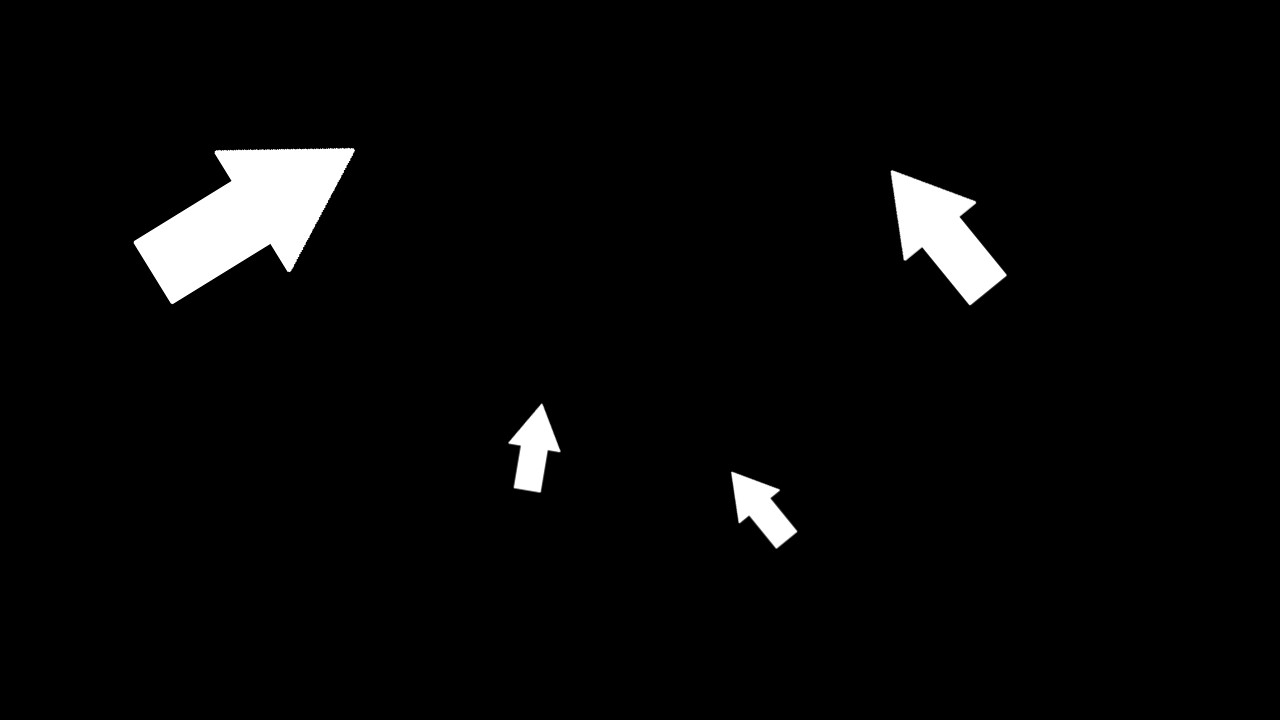
#> input picture blob detection/testImg.jpg, 1280 x 720 px
$ python blob.py
#> lines starting #> are read from the running program, lines starting #| are printed output that depends on the picture; after the words box and inside, x2 and y2 are one past the last pixel; in counts of white or black regions, pixels touching at a corner belong together
import numpy as np
import cv2
import math
import time

print(time.time())
# read image
img = cv2.imread("testImg.jpg")
#> img is the input picture: shape (720, 1280, 3); min 0, max 255, mean 8.3

# convert to grayscale
gray=cv2.cvtColor(img,cv2.COLOR_BGR2GRAY)

# apply Gaussian Blur
#smoothed = cv2.GaussianBlur(gray, (0,0), sigmaX=9, sigmaY=9, borderType = cv2.BORDER_DEFAULT)
smoothed = cv2.bitwise_not(gray)
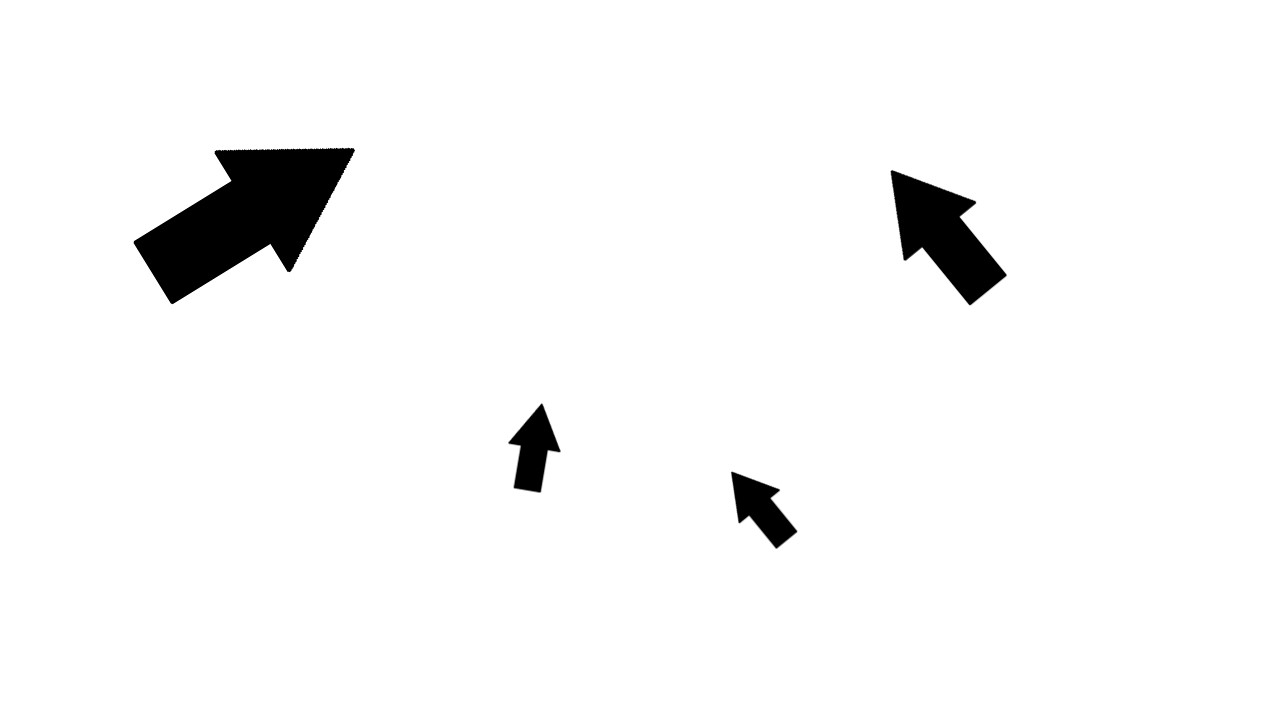
#> smoothed: shape (720, 1280); min 0, max 255, mean 246.7

# do adaptive threshold on gray image
thresh = cv2.adaptiveThreshold(smoothed, 255, cv2.ADAPTIVE_THRESH_MEAN_C, cv2.THRESH_BINARY, 65, 10)
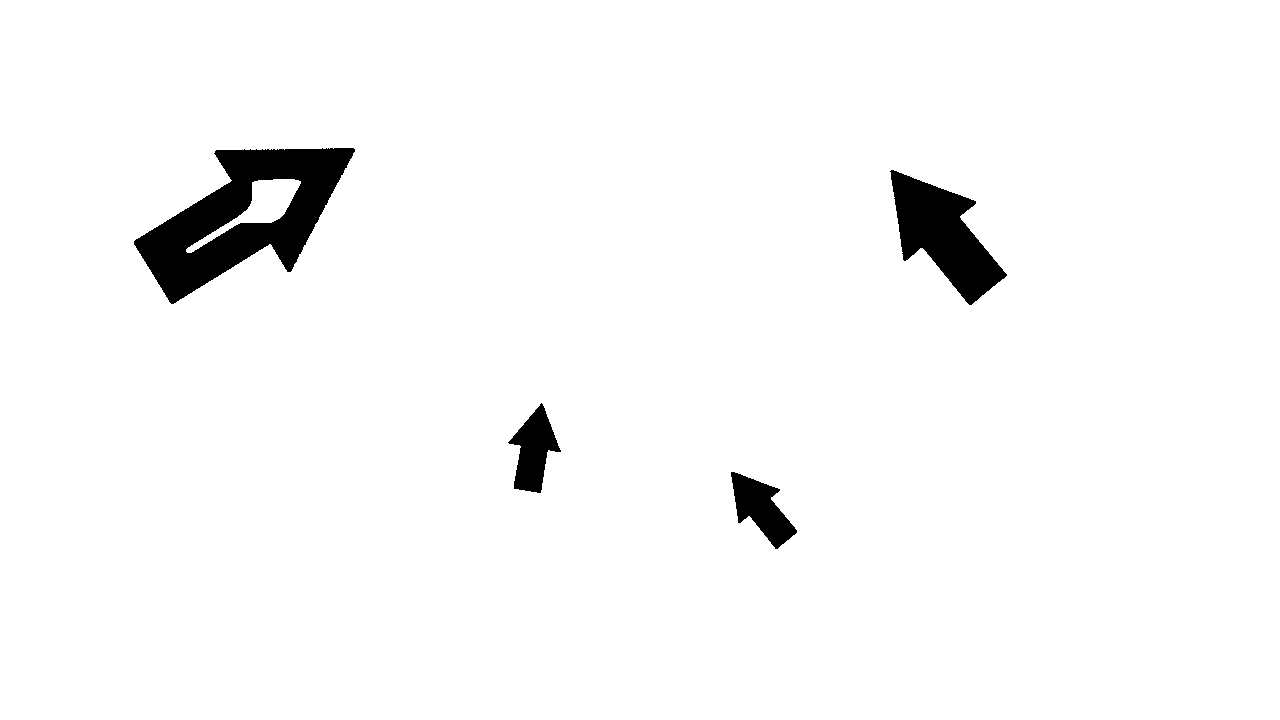
#> thresh: shape (720, 1280); 97% white; 4 black regions, box (x1, y1, x2, y2) and area: (134, 148, 355, 304) 15346, (890, 170, 1007, 305) 7471, (731, 472, 797, 549) 2459, (508, 403, 561, 493) 2453
#thresh = cv2.bitwise_not(thresh)

cv2.imshow("Threshold", thresh)
cv2.waitKey(0)
cv2.destroyAllWindows()

# Set up the SimpleBlobdetector with default parameters.
params = cv2.SimpleBlobDetector_Params()

# Change thresholds
params.minThreshold = 0
params.maxThreshold = 256

# Filter by Area.
params.filterByArea = False
params.minArea = 30
params.maxArea = 10000

# Filter by Color (black=0)
params.filterByColor = True
params.blobColor = 0

# Filter by Circularity
params.filterByCircularity = False
params.minCircularity = 0.5
params.maxCircularity = 1


# Filter by Convexity
params.filterByConvexity = False
params.minConvexity = 0.5
params.maxConvexity = 1

# Filter by InertiaRatio
params.filterByInertia = False
params.minInertiaRatio = 0
params.maxInertiaRatio = 1

# Distance Between Blobs
params.minDistBetweenBlobs = 0

# Do detecting
#> (the run stopped early here; a loop or call above may not have finished)

$ run again, with blob detection/s1.jpg copied over blob detection/testImg.jpg
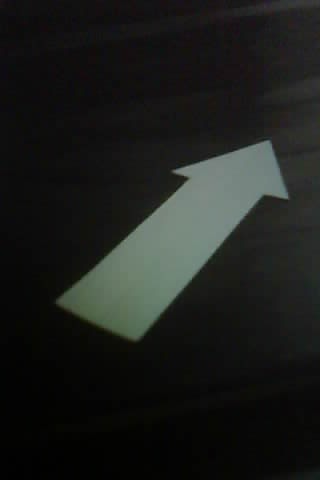
#> input picture blob detection/s1.jpg, 320 x 480 px
#> img is the input picture: shape (480, 320, 3); mean B, G, R 27.6, 30, 28.1
#> `smoothed = cv2.bitwise_not(gray)`:
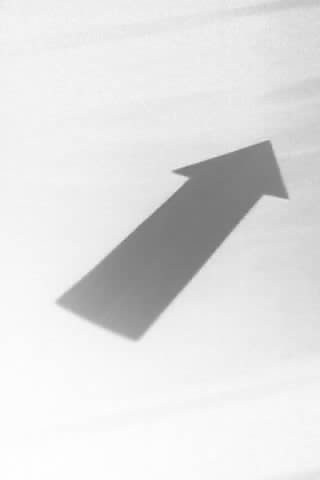
#> smoothed: shape (480, 320); min 113, max 254, mean 225.8
#> `thresh = cv2.adaptiveThreshold(smoothed, 255, cv2.ADAPTIVE_THRESH_MEAN..`:
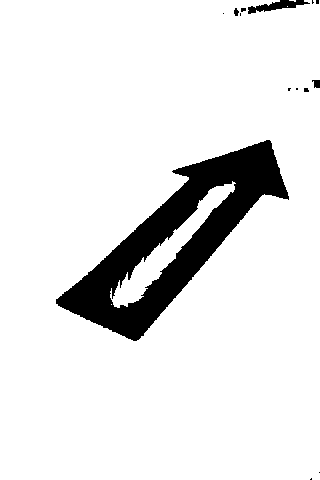
#> thresh: shape (480, 320); 90.2% white; 14 black regions (10 under 20 px), largest, box (x1, y1, x2, y2) and area: (56, 140, 289, 341) 14574, (248, 0, 310, 14) 375, (312, 80, 320, 88) 50, (234, 8, 239, 16) 28
